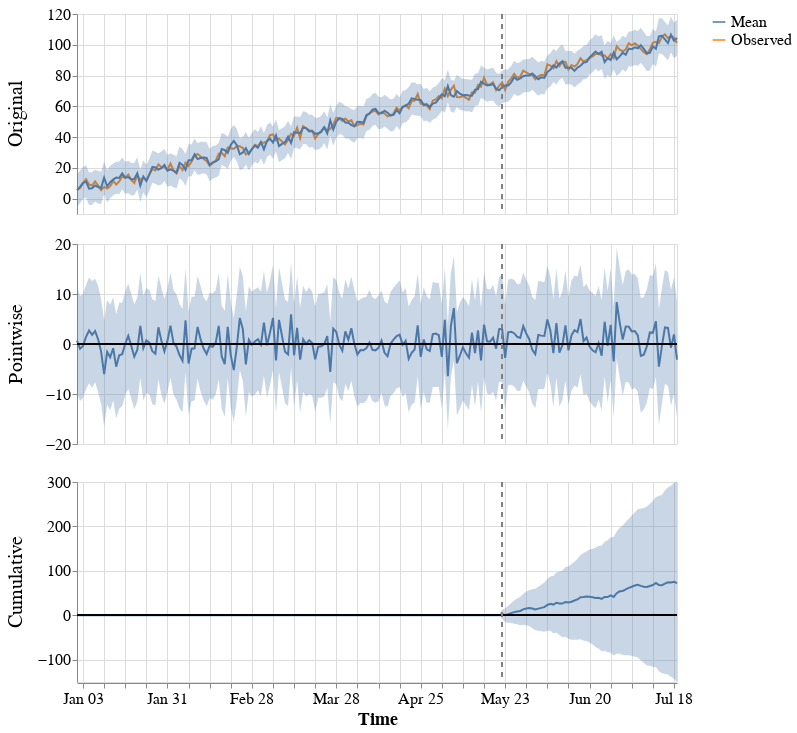

Notebook source saved alongside this figure:
### Code cell
causalimpact.plot(c)

### Figure 1 — Vega-Lite specification as saved in the notebook (floating-point values rounded to 4 significant figures; data arrays with more than 128 entries replaced by an {"elided": "..."} marker saying what was removed)
{"config": {"view": {"continuousWidth": 300, "continuousHeight": 300}, "axis": {"labelFontSize": 16, "titleFontSize": 18}, "background": "white", "header": {"labelFontSize": 20}}, "data": {"name": "data-4457f99bc1007e7c2e5bbf62f5250b49"}, "facet": {"row": {"field": "scale_pretty", "sort": ["Original", "Pointwise", "Cumulative"], "title": "", "type": "nominal"}}, "spec": {"layer": [{"mark": {"type": "line"}, "encoding": {"color": {"field": "stat_pretty", "legend": {"labelFontSize": 16, "symbolSize": 160, "title": ""}, "type": "nominal"}, "x": {"field": "time", "title": "Time", "type": "temporal"}, "y": {"field": "value", "scale": {"zero": false}, "title": "", "type": "quantitative"}}}, {"mark": {"type": "area", "opacity": 0.3}, "encoding": {"x": {"field": "time", "title": "Time", "type": "temporal"}, "y": {"field": "upper", "type": "quantitative"}, "y2": {"field": "lower"}}}, {"mark": {"type": "rule"}, "encoding": {"y": {"field": "zero", "type": "quantitative"}}}, {"mark": {"type": "rule", "strokeDash": [5, 5]}, "encoding": {"color": {"value": "grey"}, "x": {"field": "post_period_start", "type": "temporal"}}}], "height": 200, "width": 600}, "resolve": {"scale": {"y": "independent"}}, "$schema": "https://vega.github.io/schema/vega-lite/v5.17.0.json", "datasets": {"data-4457f99bc1007e7c2e5bbf62f5250b49": {"elided": "800 records"}}}
